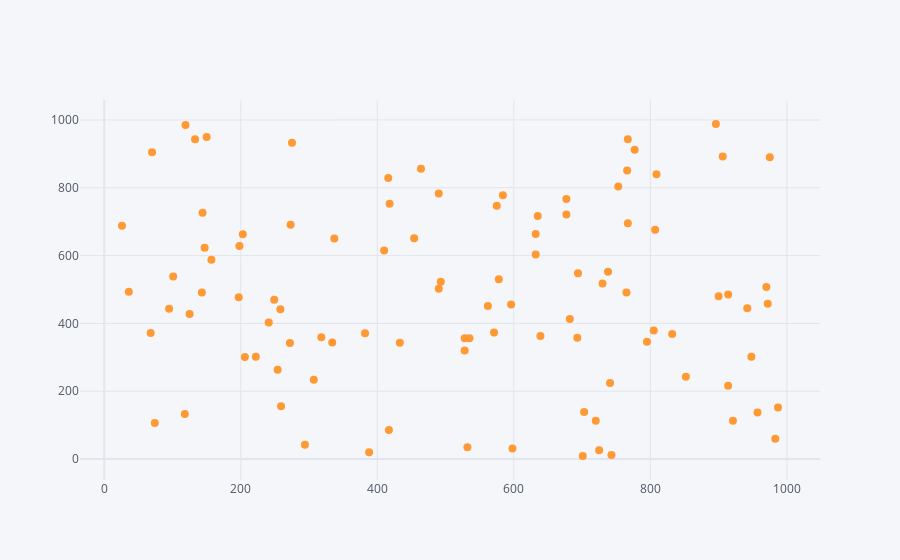

The code cell stored with this chart in its notebook:
### Code cell
#interactive scatter plot
df.iplot(kind = 'scatter',x='A',y='B',mode='markers',size=8)

### Figure 1 — Plotly figure (JSON) as saved in the notebook; plotly's stock layout.template omitted (floating-point values rounded to 4 significant figures)
{"data": [{"line": {"color": "rgba(255, 153, 51, 1.0)", "dash": "solid", "shape": "linear", "width": 1.3}, "marker": {"size": 8, "symbol": "circle"}, "mode": "markers", "name": "B", "text": "", "type": "scatter", "x": [694, 767, 809, 725, 197, 493, 639, 382, 571, 805, 133, 150, 720, 417, 983, 832, 701, 70, 294, 222, 528, 74, 972, 578, 101, 157, 584, 203, 632, 464, 596, 914, 418, 334, 454, 259, 741, 36, 249, 948, 921, 598, 900, 26, 273, 490, 575, 730, 118, 677, 693, 275, 852, 896, 206, 528, 777, 198, 957, 738, 337, 753, 258, 632, 765, 307, 970, 682, 490, 410, 532, 635, 562, 125, 677, 95, 318, 416, 807, 942, 743, 766, 68, 272, 119, 254, 906, 433, 767, 703, 241, 987, 535, 144, 975, 388, 143, 147, 914, 795], "y": [548, 695, 840, 26, 477, 523, 363, 371, 373, 379, 943, 950, 113, 86, 60, 369, 9, 905, 42, 302, 320, 106, 458, 530, 538, 588, 778, 663, 664, 856, 456, 485, 753, 344, 651, 156, 224, 493, 470, 302, 113, 31, 480, 688, 691, 502, 747, 518, 133, 767, 358, 933, 243, 988, 301, 356, 912, 628, 137, 552, 650, 804, 442, 603, 491, 234, 507, 413, 783, 615, 35, 717, 451, 428, 721, 443, 359, 829, 676, 445, 12, 851, 372, 342, 985, 263, 892, 343, 943, 139, 403, 152, 356, 726, 890, 20, 491, 623, 216, 346]}], "layout": {"legend": {"bgcolor": "#F5F6F9", "font": {"color": "#4D5663"}}, "paper_bgcolor": "#F5F6F9", "plot_bgcolor": "#F5F6F9", "title": {"font": {"color": "#4D5663"}}, "xaxis": {"gridcolor": "#E1E5ED", "showgrid": true, "tickfont": {"color": "#4D5663"}, "title": {"font": {"color": "#4D5663"}, "text": ""}, "zerolinecolor": "#E1E5ED"}, "yaxis": {"gridcolor": "#E1E5ED", "showgrid": true, "tickfont": {"color": "#4D5663"}, "title": {"font": {"color": "#4D5663"}, "text": ""}, "zerolinecolor": "#E1E5ED"}}}
